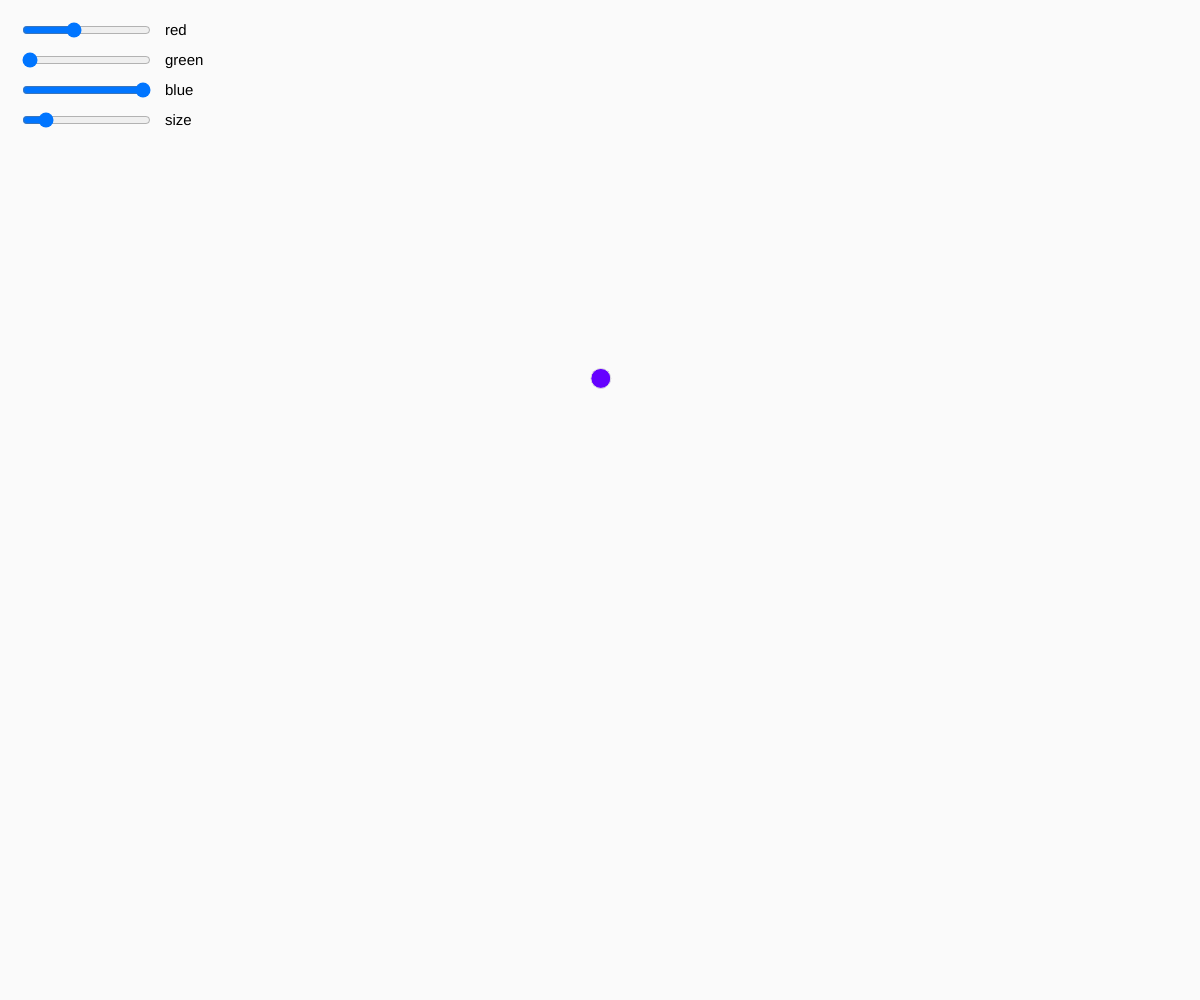
Frame 1 (no input)
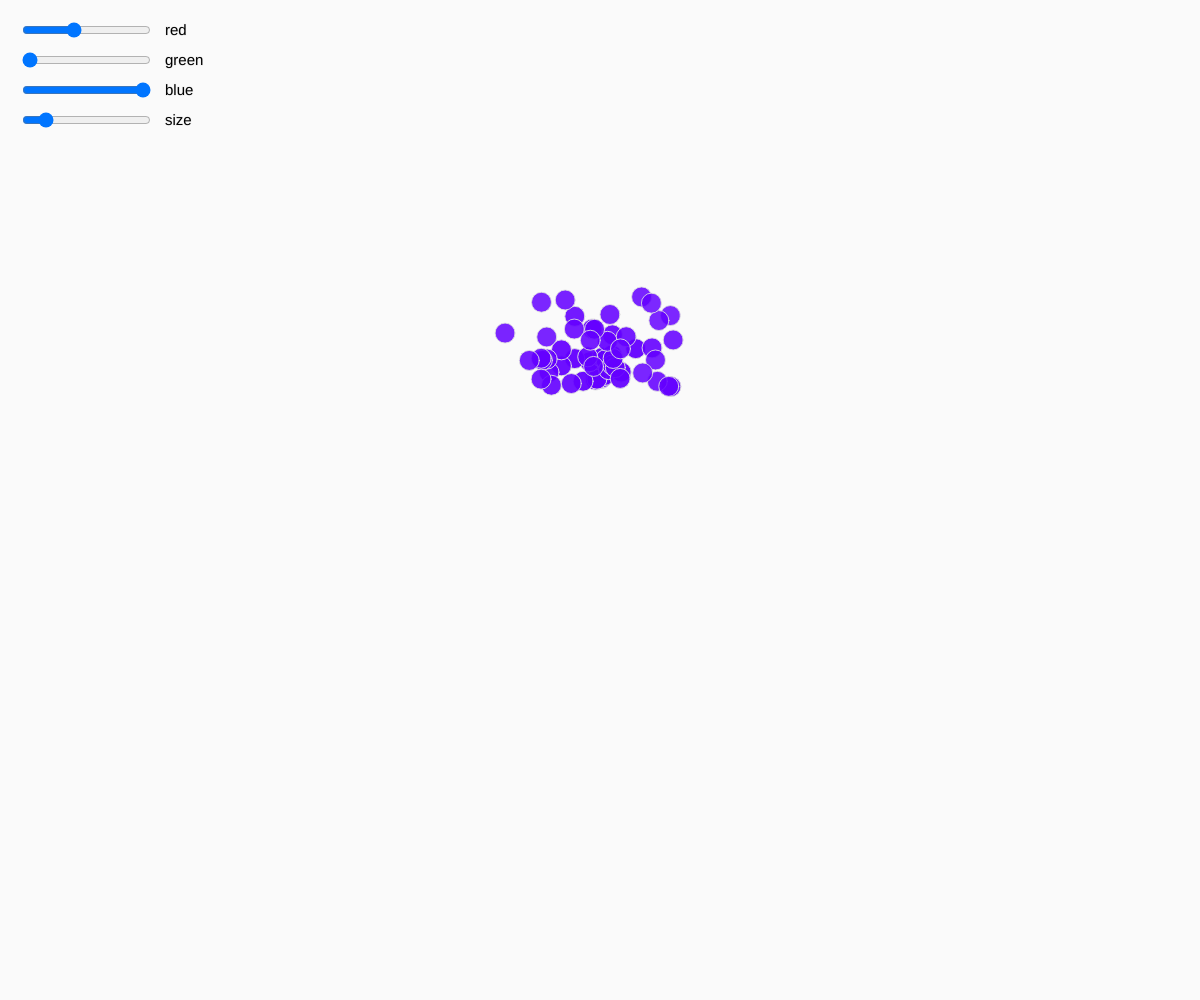
Frame 60 (no input)
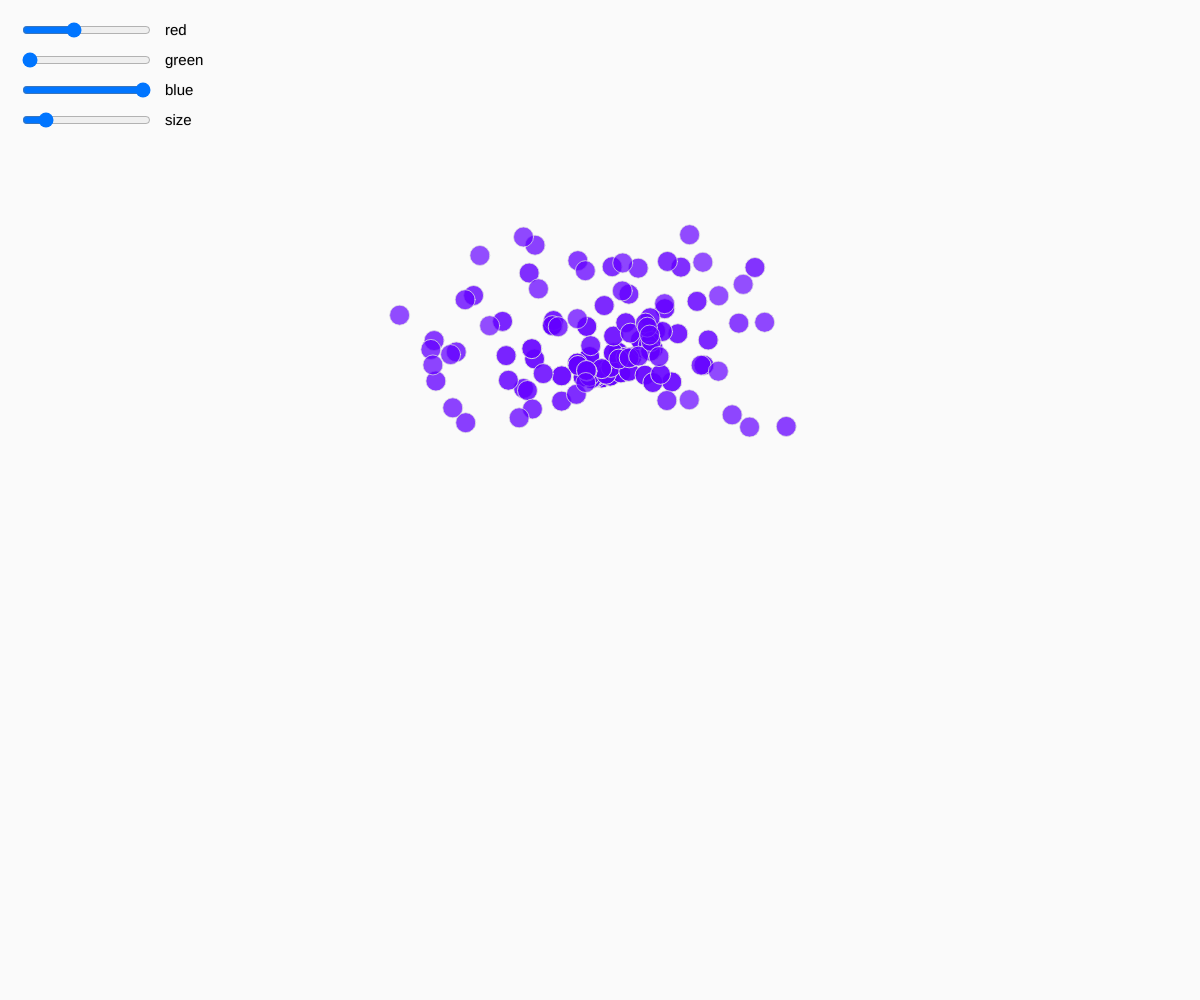
Frame 120 (the mouse pressed at the canvas centre since frame 60)

The p5.js sketch that drew these frames (run headless with seeded random() and noise() and a simulated clock; from frame 60 on, the mouse is pressed at the canvas centre):

// p5.js sketch
// ── sketch.js
var rSlider, gSlider, bSlider;
var system;
var r, g, b;
var radius;

function setup() {
	// create canvas
  	createCanvas(windowWidth, windowHeight);
	textSize(15)
	noStroke();

	// create sliders
	rSlider = createSlider(0, 255, 100);
	rSlider.position(20, 20);
	gSlider = createSlider(0, 255, 0);
	gSlider.position(20, 50);
	bSlider = createSlider(0, 255, 255);
	bSlider.position(20, 80);
	radiusSlider = createSlider(7, 100, 20);
	radiusSlider.position(20, 110);

	system = new ParticleSystem(createVector(width/2, height/2 - 120));
}

function draw() {
	radius = radiusSlider.value();
  	r = rSlider.value();
  	g = gSlider.value();
  	b = bSlider.value();
  	// background(r, g, b);
  	background(250);
  	fill(0);
  	text("red", 165, 35);
  	text("green", 165, 65);
  	text("blue", 165, 95);
  	text("size", 165, 125);

  	print(r);

  	system.addParticle();
  	system.run();
}

function windowResized() {
  	resizeCanvas(windowWidth, windowHeight);
}

// A simple Particle class - from p5 example 'Particle System'
var Particle = function(position) {
  	this.acceleration = createVector(0, .01);
  	this.velocity = createVector(random(-2, 2), random(-2, 0));
  	this.position = position.copy();
  	this.lifespan = 765.0;
};

Particle.prototype.run = function() {
  	this.update();
  	this.display();
};

// Method to update position
Particle.prototype.update = function(){
  	this.velocity.add(this.acceleration);
  	this.position.add(this.velocity);
  	this.lifespan -= 2;
};

// Method to display
Particle.prototype.display = function() {

  	stroke(225, this.lifespan/3);
  	fill(r, g, b, this.lifespan/3);
  	ellipse(this.position.x, this.position.y, radius, radius);
};

// Is the particle still useful?
Particle.prototype.isDead = function(){
  	if (this.lifespan < 0) {
    	return true;
  	} else {
    	return false;
  	}
};

var ParticleSystem = function(position) {
  	this.origin = position.copy();
  	this.particles = [];
};

ParticleSystem.prototype.addParticle = function() {
  	this.particles.push(new Particle(this.origin));
};

ParticleSystem.prototype.run = function() {
  	for (var i = this.particles.length-1; i >= 0; i--) {
    	var p = this.particles[i];
    	p.run();
    	if (p.isDead()) {
      		this.particles.splice(i, 1);
    	}
  	}
};
